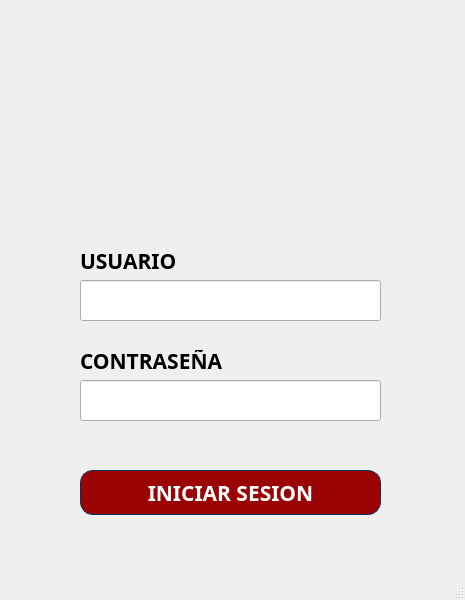
<?xml version="1.0" encoding="UTF-8"?>
<ui version="4.0">
 <class>MainWindow</class>
 <widget class="QMainWindow" name="MainWindow">
  <property name="geometry">
   <rect>
    <x>0</x>
    <y>0</y>
    <width>465</width>
    <height>600</height>
   </rect>
  </property>
  <property name="windowTitle">
   <string>MainWindow</string>
  </property>
  <widget class="QWidget" name="centralwidget">
   <widget class="QLabel" name="label">
    <property name="geometry">
     <rect>
      <x>150</x>
      <y>35</y>
      <width>165</width>
      <height>165</height>
     </rect>
    </property>
    <property name="text">
     <string/>
    </property>
    <property name="pixmap">
     <pixmap>../Img/user.png</pixmap>
    </property>
    <property name="scaledContents">
     <bool>true</bool>
    </property>
   </widget>
   <widget class="QLabel" name="label_2">
    <property name="geometry">
     <rect>
      <x>80</x>
      <y>250</y>
      <width>101</width>
      <height>21</height>
     </rect>
    </property>
    <property name="font">
     <font>
      <family>Bahnschrift</family>
      <pointsize>16</pointsize>
      <weight>75</weight>
      <bold>true</bold>
     </font>
    </property>
    <property name="text">
     <string>USUARIO</string>
    </property>
   </widget>
   <widget class="QLineEdit" name="txtUsuario">
    <property name="geometry">
     <rect>
      <x>80</x>
      <y>280</y>
      <width>301</width>
      <height>41</height>
     </rect>
    </property>
    <property name="font">
     <font>
      <pointsize>14</pointsize>
     </font>
    </property>
    <property name="alignment">
     <set>Qt::AlignCenter</set>
    </property>
   </widget>
   <widget class="QLabel" name="label_3">
    <property name="geometry">
     <rect>
      <x>80</x>
      <y>350</y>
      <width>161</width>
      <height>21</height>
     </rect>
    </property>
    <property name="font">
     <font>
      <family>Bahnschrift</family>
      <pointsize>16</pointsize>
      <weight>75</weight>
      <bold>true</bold>
     </font>
    </property>
    <property name="text">
     <string>CONTRASEÑA</string>
    </property>
   </widget>
   <widget class="QLineEdit" name="txtPassword">
    <property name="geometry">
     <rect>
      <x>80</x>
      <y>380</y>
      <width>301</width>
      <height>41</height>
     </rect>
    </property>
    <property name="font">
     <font>
      <pointsize>14</pointsize>
     </font>
    </property>
    <property name="echoMode">
     <enum>QLineEdit::Password</enum>
    </property>
    <property name="alignment">
     <set>Qt::AlignCenter</set>
    </property>
   </widget>
   <widget class="QPushButton" name="btnIniciar">
    <property name="geometry">
     <rect>
      <x>80</x>
      <y>470</y>
      <width>301</width>
      <height>45</height>
     </rect>
    </property>
    <property name="font">
     <font>
      <family>Bahnschrift</family>
      <pointsize>16</pointsize>
      <weight>75</weight>
      <bold>true</bold>
     </font>
    </property>
    <property name="styleSheet">
     <string notr="true">border-style: solid;
border-width: 1px;
border-color: rgb(0, 51, 102);
background-color: rgb(154, 4, 4);
color: rgb(255, 255, 255);
border-radius: 13px;</string>
    </property>
    <property name="text">
     <string>INICIAR SESION</string>
    </property>
    <property name="icon">
     <iconset>
      <normaloff>../Img/iniciar-sesion.png</normaloff>../Img/iniciar-sesion.png</iconset>
    </property>
    <property name="iconSize">
     <size>
      <width>35</width>
      <height>35</height>
     </size>
    </property>
   </widget>
  </widget>
  <widget class="QMenuBar" name="menubar">
   <property name="geometry">
    <rect>
     <x>0</x>
     <y>0</y>
     <width>465</width>
     <height>21</height>
    </rect>
   </property>
  </widget>
  <widget class="QStatusBar" name="statusbar"/>
 </widget>
 <resources/>
 <connections/>
</ui>
